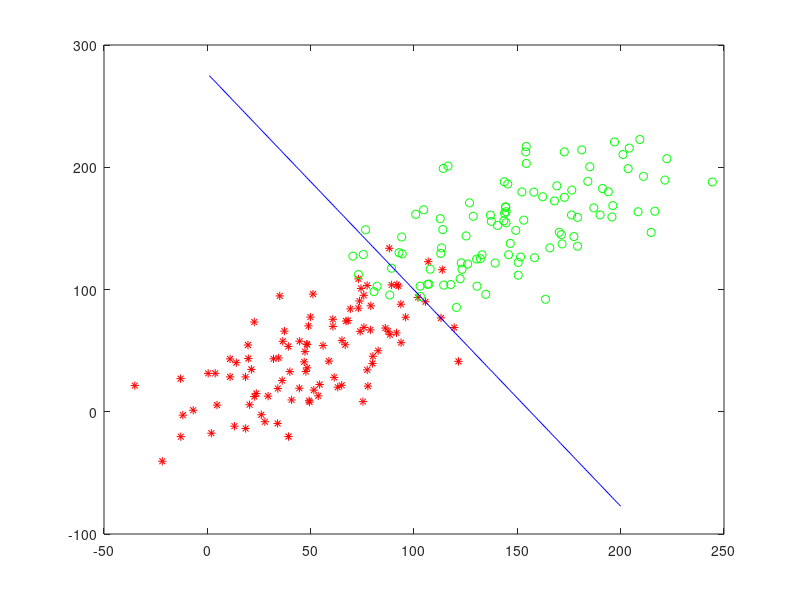

MATLAB code for this plot:
%% ================================================ dataset
clear;close all;
n= 100;
x = [(1:2*n)+n/5*randn(2*n,1)';(1:2*n)+n/5*randn(2*n,1)' ;ones(1,2*n)]';
y = [ones(n, 1); -ones(n, 1)]; 
% important note: classes must be positive and negative values lika +a and -a
% zeros aren't working here
% display(x);display(y);
%% ================================================ using normal eq
w = inv(x'*x)*x'*y;     %least squares solution %3*1    can be written: w = (x'*x)\(x'*y)
display(w)
figure(1)
plot(x(1:n,1),x(1:n,2),'*r')
hold on
plot(x((n+1):end,1),x((n+1):end,2),'og')

g = (1:2*n)';
h = -(g*w(2)+w(3))/w(1);
plot(g,h,'b')
